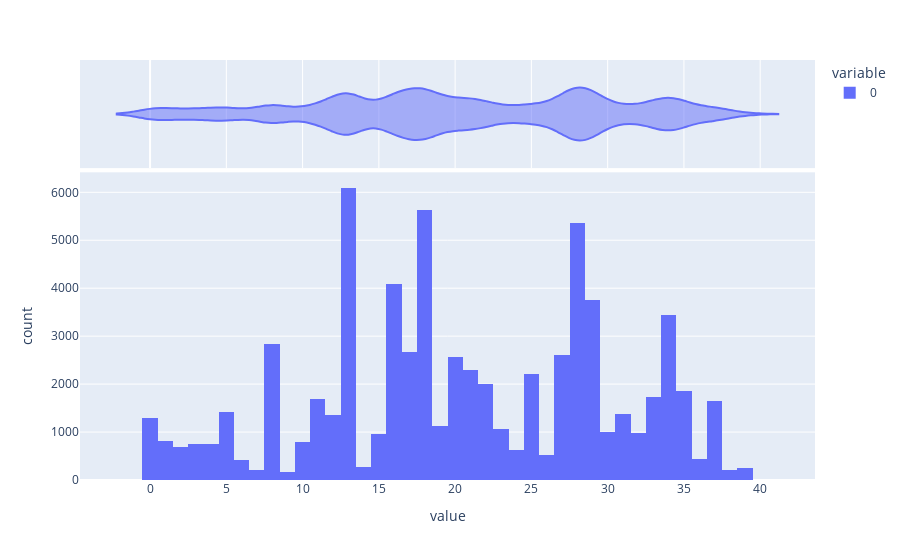

Notebook code cell kept with this figure:
### Code cell
px.histogram(history, marginal="violin")

### Figure 1 — Plotly figure (JSON) as saved in the notebook; plotly's stock layout.template omitted (floating-point values rounded to 4 significant figures; data arrays with more than 128 entries replaced by an {"elided": "..."} marker saying what was removed)
{"data": [{"alignmentgroup": "True", "bingroup": "x", "hovertemplate": "variable=0<br>value=%{x}<br>count=%{y}<extra></extra>", "legendgroup": "0", "marker": {"color": "#636efa", "pattern": {"shape": ""}}, "name": "0", "offsetgroup": "0", "orientation": "v", "showlegend": true, "type": "histogram", "x": {"elided": "70000 int values"}, "xaxis": "x", "yaxis": "y"}, {"alignmentgroup": "True", "hovertemplate": "variable=0<br>value=%{x}<extra></extra>", "legendgroup": "0", "marker": {"color": "#636efa"}, "name": "0", "offsetgroup": "0", "scalegroup": "x", "showlegend": false, "type": "violin", "x": {"elided": "70000 int values"}, "xaxis": "x2", "yaxis": "y2"}], "layout": {"barmode": "relative", "legend": {"title": {"text": "variable"}, "tracegroupgap": 0}, "margin": {"t": 60}, "xaxis": {"anchor": "y", "domain": [0, 1], "title": {"text": "value"}}, "xaxis2": {"anchor": "y2", "domain": [0, 1], "matches": "x", "showgrid": true, "showticklabels": false}, "yaxis": {"anchor": "x", "domain": [0, 0.7326], "title": {"text": "count"}}, "yaxis2": {"anchor": "x2", "domain": [0.7426, 1], "matches": "y2", "showgrid": false, "showline": false, "showticklabels": false, "ticks": ""}}}
